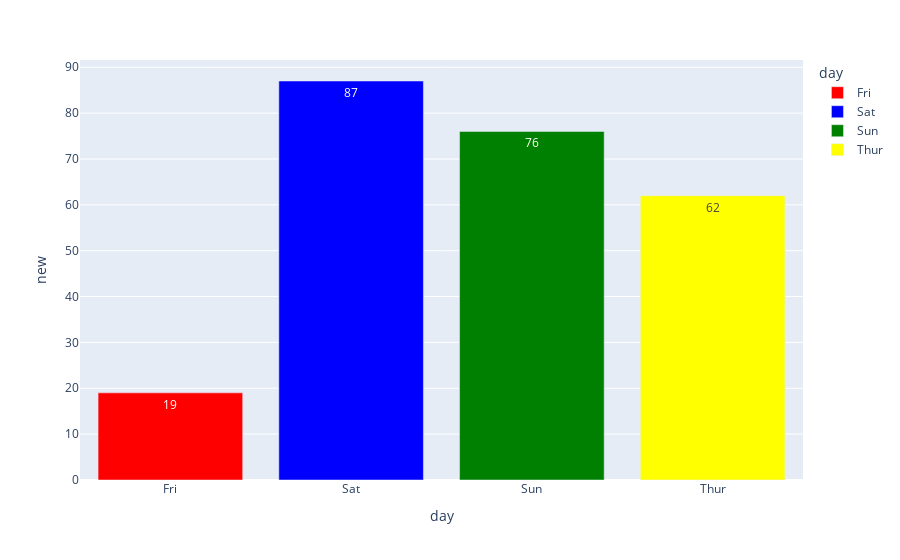

Notebook code cell kept with this figure:
### Code cell
px.bar(new,x='day',y='new',text='new',color='day',color_discrete_sequence=['red','blue','green','yellow'])

### Figure 1 — Plotly figure (JSON) as saved in the notebook; plotly's stock layout.template omitted (floating-point values rounded to 4 significant figures)
{"data": [{"alignmentgroup": "True", "hovertemplate": "day=%{x}<br>new=%{text}<extra></extra>", "legendgroup": "Fri", "marker": {"color": "red", "pattern": {"shape": ""}}, "name": "Fri", "offsetgroup": "Fri", "orientation": "v", "showlegend": true, "text": [19], "textposition": "auto", "type": "bar", "x": ["Fri"], "xaxis": "x", "y": [19], "yaxis": "y"}, {"alignmentgroup": "True", "hovertemplate": "day=%{x}<br>new=%{text}<extra></extra>", "legendgroup": "Sat", "marker": {"color": "blue", "pattern": {"shape": ""}}, "name": "Sat", "offsetgroup": "Sat", "orientation": "v", "showlegend": true, "text": [87], "textposition": "auto", "type": "bar", "x": ["Sat"], "xaxis": "x", "y": [87], "yaxis": "y"}, {"alignmentgroup": "True", "hovertemplate": "day=%{x}<br>new=%{text}<extra></extra>", "legendgroup": "Sun", "marker": {"color": "green", "pattern": {"shape": ""}}, "name": "Sun", "offsetgroup": "Sun", "orientation": "v", "showlegend": true, "text": [76], "textposition": "auto", "type": "bar", "x": ["Sun"], "xaxis": "x", "y": [76], "yaxis": "y"}, {"alignmentgroup": "True", "hovertemplate": "day=%{x}<br>new=%{text}<extra></extra>", "legendgroup": "Thur", "marker": {"color": "yellow", "pattern": {"shape": ""}}, "name": "Thur", "offsetgroup": "Thur", "orientation": "v", "showlegend": true, "text": [62], "textposition": "auto", "type": "bar", "x": ["Thur"], "xaxis": "x", "y": [62], "yaxis": "y"}], "layout": {"barmode": "relative", "legend": {"title": {"text": "day"}, "tracegroupgap": 0}, "margin": {"t": 60}, "xaxis": {"anchor": "y", "categoryarray": ["Fri", "Sat", "Sun", "Thur"], "categoryorder": "array", "domain": [0, 1], "title": {"text": "day"}}, "yaxis": {"anchor": "x", "domain": [0, 1], "title": {"text": "new"}}}}
